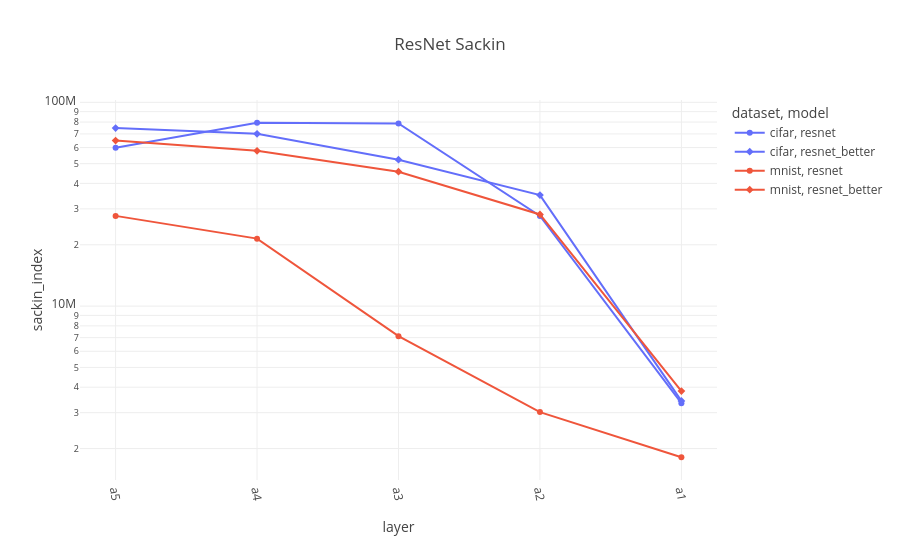

The cell this chart's notebook holds for it:
### Code cell
resnet["layer_idx"] = resnet["layer"].apply(lambda x: layer_order['resnet'].index(x))
resnet.sort_values("layer_idx", inplace=True)

fig = px.line(resnet, x="layer", y="sackin_index", color="dataset", symbol="model", color_discrete_sequence=px.colors.qualitative.Plotly, title="ResNet Sackin")
fig.update_xaxes(tickangle=80)
fig.update_yaxes(type="log")

### Figure 1 — Plotly figure (JSON) as saved in the notebook; plotly's stock layout.template omitted (floating-point values rounded to 4 significant figures)
{"data": [{"hovertemplate": "dataset=cifar<br>model=resnet<br>layer=%{x}<br>sackin_index=%{y}<extra></extra>", "legendgroup": "cifar, resnet", "line": {"color": "#636EFA", "dash": "solid"}, "marker": {"symbol": "circle"}, "mode": "lines+markers", "name": "cifar, resnet", "orientation": "v", "showlegend": true, "type": "scatter", "x": ["a5", "a4", "a3", "a2", "a1"], "xaxis": "x", "y": [59920000.0, 79410000.0, 78730000.0, 27720000.0, 3338000.0], "yaxis": "y"}, {"hovertemplate": "dataset=cifar<br>model=resnet_better<br>layer=%{x}<br>sackin_index=%{y}<extra></extra>", "legendgroup": "cifar, resnet_better", "line": {"color": "#636EFA", "dash": "solid"}, "marker": {"symbol": "diamond"}, "mode": "lines+markers", "name": "cifar, resnet_better", "orientation": "v", "showlegend": true, "type": "scatter", "x": ["a5", "a4", "a3", "a2", "a1"], "xaxis": "x", "y": [74730000.0, 70060000.0, 52300000.0, 35070000.0, 3426000.0], "yaxis": "y"}, {"hovertemplate": "dataset=mnist<br>model=resnet<br>layer=%{x}<br>sackin_index=%{y}<extra></extra>", "legendgroup": "mnist, resnet", "line": {"color": "#EF553B", "dash": "solid"}, "marker": {"symbol": "circle"}, "mode": "lines+markers", "name": "mnist, resnet", "orientation": "v", "showlegend": true, "type": "scatter", "x": ["a5", "a4", "a3", "a2", "a1"], "xaxis": "x", "y": [27720000.0, 21440000.0, 7120000.0, 3019000.0, 1812000.0], "yaxis": "y"}, {"hovertemplate": "dataset=mnist<br>model=resnet_better<br>layer=%{x}<br>sackin_index=%{y}<extra></extra>", "legendgroup": "mnist, resnet_better", "line": {"color": "#EF553B", "dash": "solid"}, "marker": {"symbol": "diamond"}, "mode": "lines+markers", "name": "mnist, resnet_better", "orientation": "v", "showlegend": true, "type": "scatter", "x": ["a5", "a4", "a3", "a2", "a1"], "xaxis": "x", "y": [64950000.0, 57800000.0, 45660000.0, 28160000.0, 3829000.0], "yaxis": "y"}], "layout": {"legend": {"title": {"text": "dataset, model"}, "tracegroupgap": 0}, "title": {"text": "ResNet Sackin"}, "xaxis": {"anchor": "y", "domain": [0, 1], "tickangle": 80, "title": {"text": "layer"}}, "yaxis": {"anchor": "x", "domain": [0, 1], "title": {"text": "sackin_index"}, "type": "log"}}}
